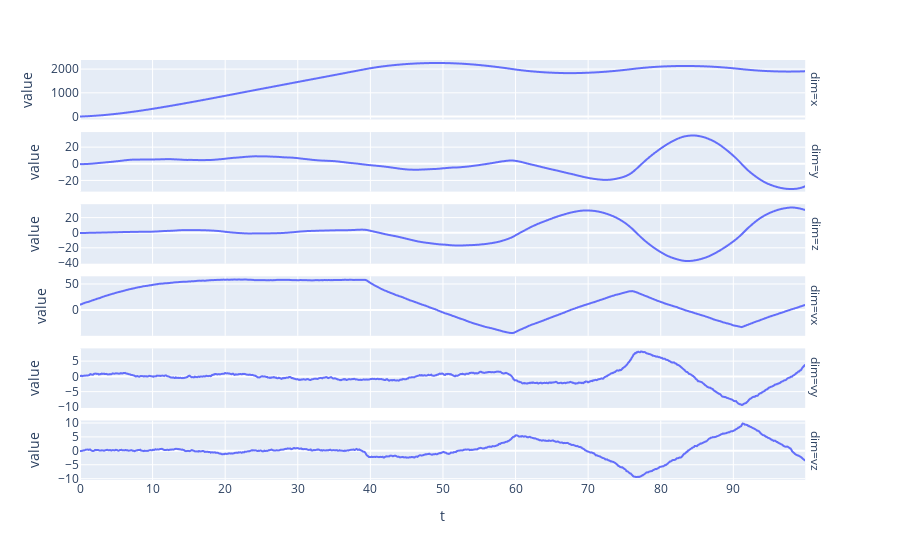

The notebook cell this image was saved under:
### Code cell
fig = ex.line(df.melt(['t'], ['x', 'y', 'z', 'vx', 'vy', 'vz'], 'dim', 'value'), x='t', y='value', facet_row='dim')
fig.update_yaxes(matches=None)
fig

### Figure 1 — Plotly figure (JSON) as saved in the notebook; plotly's stock layout.template omitted (floating-point values rounded to 4 significant figures; data arrays with more than 128 entries replaced by an {"elided": "..."} marker saying what was removed)
{"data": [{"hovertemplate": "dim=x<br>t=%{x}<br>value=%{y}<extra></extra>", "legendgroup": "", "line": {"color": "#636efa", "dash": "solid"}, "marker": {"symbol": "circle"}, "mode": "lines", "name": "", "showlegend": false, "type": "scattergl", "x": {"elided": "1000 float values"}, "xaxis": "x6", "y": {"elided": "1000 float values"}, "yaxis": "y6"}, {"hovertemplate": "dim=y<br>t=%{x}<br>value=%{y}<extra></extra>", "legendgroup": "", "line": {"color": "#636efa", "dash": "solid"}, "marker": {"symbol": "circle"}, "mode": "lines", "name": "", "showlegend": false, "type": "scattergl", "x": {"elided": "1000 float values"}, "xaxis": "x5", "y": {"elided": "1000 float values"}, "yaxis": "y5"}, {"hovertemplate": "dim=z<br>t=%{x}<br>value=%{y}<extra></extra>", "legendgroup": "", "line": {"color": "#636efa", "dash": "solid"}, "marker": {"symbol": "circle"}, "mode": "lines", "name": "", "showlegend": false, "type": "scattergl", "x": {"elided": "1000 float values"}, "xaxis": "x4", "y": {"elided": "1000 float values"}, "yaxis": "y4"}, {"hovertemplate": "dim=vx<br>t=%{x}<br>value=%{y}<extra></extra>", "legendgroup": "", "line": {"color": "#636efa", "dash": "solid"}, "marker": {"symbol": "circle"}, "mode": "lines", "name": "", "showlegend": false, "type": "scattergl", "x": {"elided": "1000 float values"}, "xaxis": "x3", "y": {"elided": "1000 float values"}, "yaxis": "y3"}, {"hovertemplate": "dim=vy<br>t=%{x}<br>value=%{y}<extra></extra>", "legendgroup": "", "line": {"color": "#636efa", "dash": "solid"}, "marker": {"symbol": "circle"}, "mode": "lines", "name": "", "showlegend": false, "type": "scattergl", "x": {"elided": "1000 float values"}, "xaxis": "x2", "y": {"elided": "1000 float values"}, "yaxis": "y2"}, {"hovertemplate": "dim=vz<br>t=%{x}<br>value=%{y}<extra></extra>", "legendgroup": "", "line": {"color": "#636efa", "dash": "solid"}, "marker": {"symbol": "circle"}, "mode": "lines", "name": "", "showlegend": false, "type": "scattergl", "x": {"elided": "1000 float values"}, "xaxis": "x", "y": {"elided": "1000 float values"}, "yaxis": "y"}], "layout": {"annotations": [{"font": {}, "showarrow": false, "text": "dim=vz", "textangle": 90, "x": 0.98, "xanchor": "left", "xref": "paper", "y": 0.07083, "yanchor": "middle", "yref": "paper"}, {"font": {}, "showarrow": false, "text": "dim=vy", "textangle": 90, "x": 0.98, "xanchor": "left", "xref": "paper", "y": 0.2425, "yanchor": "middle", "yref": "paper"}, {"font": {}, "showarrow": false, "text": "dim=vx", "textangle": 90, "x": 0.98, "xanchor": "left", "xref": "paper", "y": 0.4142, "yanchor": "middle", "yref": "paper"}, {"font": {}, "showarrow": false, "text": "dim=z", "textangle": 90, "x": 0.98, "xanchor": "left", "xref": "paper", "y": 0.5858, "yanchor": "middle", "yref": "paper"}, {"font": {}, "showarrow": false, "text": "dim=y", "textangle": 90, "x": 0.98, "xanchor": "left", "xref": "paper", "y": 0.7575, "yanchor": "middle", "yref": "paper"}, {"font": {}, "showarrow": false, "text": "dim=x", "textangle": 90, "x": 0.98, "xanchor": "left", "xref": "paper", "y": 0.9292, "yanchor": "middle", "yref": "paper"}], "autosize": true, "legend": {"tracegroupgap": 0}, "margin": {"t": 60}, "xaxis": {"anchor": "y", "autorange": true, "domain": [0, 0.98], "range": [0, 99.9], "title": {"text": "t"}, "type": "linear"}, "xaxis2": {"anchor": "y2", "autorange": true, "domain": [0, 0.98], "matches": "x", "range": [0, 99.9], "showticklabels": false, "type": "linear"}, "xaxis3": {"anchor": "y3", "autorange": true, "domain": [0, 0.98], "matches": "x", "range": [0, 99.9], "showticklabels": false, "type": "linear"}, "xaxis4": {"anchor": "y4", "autorange": true, "domain": [0, 0.98], "matches": "x", "range": [0, 99.9], "showticklabels": false, "type": "linear"}, "xaxis5": {"anchor": "y5", "autorange": true, "domain": [0, 0.98], "matches": "x", "range": [0, 99.9], "showticklabels": false, "type": "linear"}, "xaxis6": {"anchor": "y6", "autorange": true, "domain": [0, 0.98], "matches": "x", "range": [0, 99.9], "showticklabels": false, "type": "linear"}, "yaxis": {"anchor": "x", "autorange": true, "domain": [0, 0.1417], "range": [-10.46, 10.89], "title": {"text": "value"}, "type": "linear"}, "yaxis2": {"anchor": "x2", "autorange": true, "domain": [0.1717, 0.3133], "range": [-10.32, 9.165], "title": {"text": "value"}, "type": "linear"}, "yaxis3": {"anchor": "x3", "autorange": true, "domain": [0.3433, 0.485], "range": [-49.79, 64.86], "title": {"text": "value"}, "type": "linear"}, "yaxis4": {"anchor": "x4", "autorange": true, "domain": [0.515, 0.6567], "range": [-41.04, 37.77], "title": {"text": "value"}, "type": "linear"}, "yaxis5": {"anchor": "x5", "autorange": true, "domain": [0.6867, 0.8283], "range": [-33.46, 38.08], "title": {"text": "value"}, "type": "linear"}, "yaxis6": {"anchor": "x6", "autorange": true, "domain": [0.8583, 1], "range": [-124.4, 2384.0], "title": {"text": "value"}, "type": "linear"}}}
